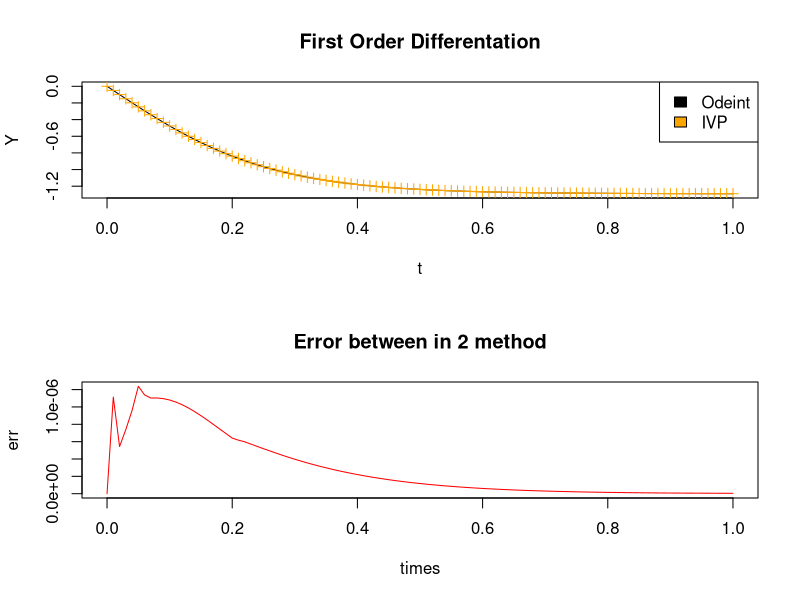

Reproduce this figure in R.
library(lubridate)
library(stringr)
library(tidyverse)
require(deSolve)
png("Fisrt_order.png")
f <- function(t,y,parms) {
  with(as.list(parms),{
      dydt <- sapply(expr_arr,function(x)eval(x))
      list(dydt)
  })
}
prep_sw_side <- function(expr){
  if(str_detect(expr,"y")){
    diff = str_count(expr,"'")
    expr <- paste("y[",(diff+1),"]")
  }
  else if(str_detect(expr,"\\-")){
    expr <- "\\+"
  }
  else if(str_detect(expr,"\\+")){
    expr <- "-"
  }
  expr
}

eq <- "y'(t)=3*y**2-5"
#Seperate operator and variable
eq <- unlist(strsplit(eq,"(?=[\\+|\\-|\\=|\\*|\\/])",perl=TRUE))
diff <- str_which(eq,"'")
expr_arr <- c()
for (i in sort(diff,decreasing = TRUE)){
  #Seperate left side and right of equation
  form_eq = Filter(Negate(is.na),eq[i+1:length(eq)])
  left_side = form_eq[1:which(form_eq=="=")-1]
  right_side = Filter(Negate(is.na),form_eq[which(form_eq=="=")+1:length(form_eq)])
  
  left_expr <- map(.x=left_side,.f=prep_sw_side)
  left_expr = paste(left_expr,collapse ='')
  right_expr = paste(right_side,collapse ='')
  expr <- paste(right_expr,left_expr,collapse = '')
  expr_arr=append(expr_arr,(parse(text=expr)))
}
print(expr_arr)
parm <- expr_arr
y0 <- c(0);
times <- seq(from=0,t=1,by=0.01)

start_odeint = now()
sol_odeint <- ode(y0,times,f,parms=parm)
end_odeint = now()

par(mfrow = c(2, 1))
plot(times,sol_odeint[,2],type="l",main="First Order Differentation",xlab="t",ylab="Y")

start_ivp = now()
sol_ivp <- ode(y0,times,f,parms=NULL,method="rk4",)
end_ivp = now()

points(times,sol_ivp[,2],col="orange",pch=3)
legend("topright",legend=c("Odeint","IVP"),fill=c("black","orange"))

print(paste("Odeint R used in",end_odeint-start_odeint))
print(paste("Solve_ivp used in",end_ivp-start_ivp))

err = abs(sol_odeint[,2]-sol_ivp[,2])
plot(times,err,col="red",type="l",main="Error between in 2 method")

dev.off()
